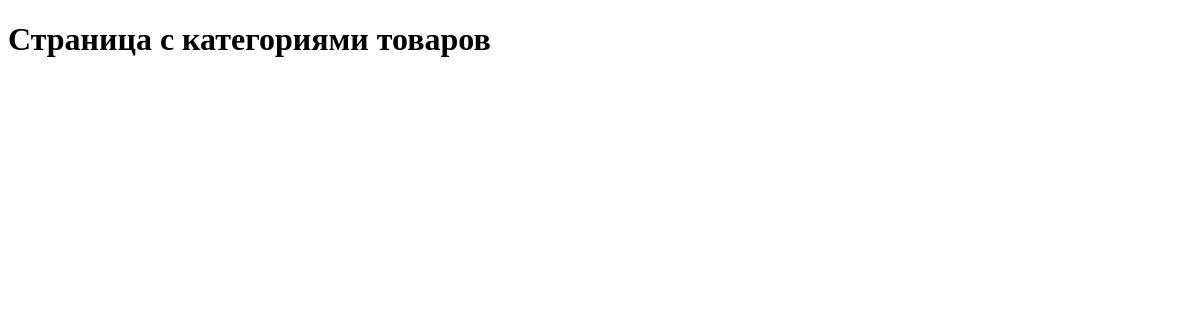
/categories/, run on an earlier commit of the app's database.
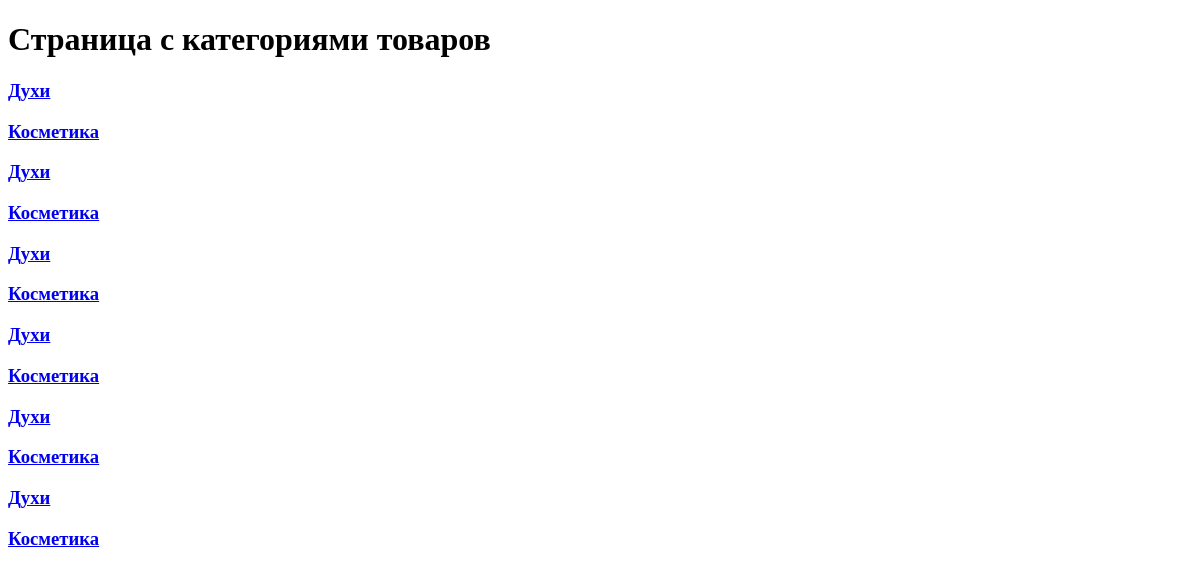
And on a later commit of the database.
### catalog/models.py (models this page shows)
class ProductCatalog(models.Model):
    name = models.CharField(max_length=130)
    class Meta:
        verbose_name = "Category"
        verbose_name_plural = "Categories"
    def __str__(self):
        return str(self.name)

### catalog/views.py (the view)
# urls.py: path("categories/", views.categories, name="categories"),
def categories(request):
    catalogs = ProductCatalog.objects.all()
    return render(request, "catalog/categories.html", {"catalogs": catalogs})

### catalog/templates/catalog/categories.html (shortened to what this page needs)
{%  extends "catalog/base.html"  %}
{%  block content  %}
<h1>Страница с категориями товаров</h1>
{%  for el in catalogs  %}
    <h3><a href="{%  url 'products' el.id %}">{{  el  }}</a></h3>
{%  endfor  %}
{%  endblock  %}

### catalog/templates/catalog/base.html (shortened to what this page needs)
{%  load static  %}
<!doctype html>
<html lang="en">
<head>
        <link  rel="stylesheet" href="{%  static 'catalog/css/styles.css'  %}" type="'text/css" />
</head>
<body>
    {%  block content  %} {%  endblock  %}
</body>
</html>

What changed in the data, as far as the page shows it:
added ProductCatalog: name "Духи"
added ProductCatalog: name "Косметика"
added ProductCatalog: name "Духи"
added ProductCatalog: name "Косметика"
added ProductCatalog: name "Духи"
added ProductCatalog: name "Косметика"
added ProductCatalog: name "Духи"
added ProductCatalog: name "Косметика"
added ProductCatalog: name "Духи"
added ProductCatalog: name "Косметика"
added ProductCatalog: name "Духи"
added ProductCatalog: name "Косметика"
